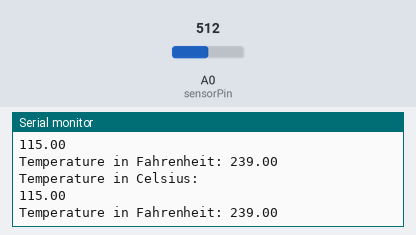
Bench run of a sketch on a simulated Arduino Uno, built with avr-gcc and run on an emulated ATmega328P. Shown: the last lines printed to the serial monitor. The inputs (shaded band) are chosen by the test bench; at power-on: A0 (sensorPin) = 512.

Above: at 1.8 s.
1.9 s: A0 (sensorPin) set to 716
At 2.7 s:
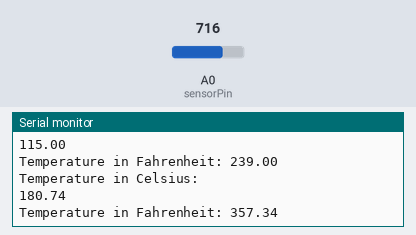
3.4 s: A0 (sensorPin) set to 900
At 4.6 s:
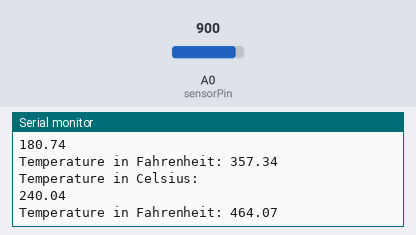
Timing chart, 0 to 6.4 s (numbered marks = the images above; inputs shaded):
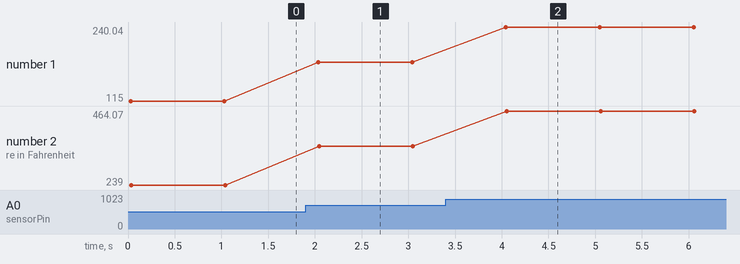

The sketch:

temperature_demo_aref.ino
```cpp
const int sensorPin = A0;
const float maxVoltage = 3.3;

void setup() {
  analogReference(EXTERNAL);
  Serial.begin(9600);
}

void loop() {
   int reading = analogRead(sensorPin);
   float voltage = (reading / 1024.0) * maxVoltage;

   float tempC = (voltage * 100.0) - 50.0;
   Serial.println("Temperature in Celsius: ");
   Serial.println(tempC);

   float tempF = (tempC * 9.0 / 5.0) + 32.0;
   Serial.print("Temperature in Fahrenheit: ");
   Serial.println(tempF);

   delay(1000);
}
```

Measured:
- after the input at 1.9 s, the serial monitor: prints a new line after 0.14 s (image 1)
- after the input at 3.4 s, the serial monitor: prints a new line after 0.64 s (image 2)
- plotted number 1: 115 → 180.74 after the input at 1.9 s, 180.74 → 240.04 after the input at 3.4 s
- plotted number 2: 239 → 357.34 after the input at 1.9 s, 357.34 → 464.07 after the input at 3.4 s
